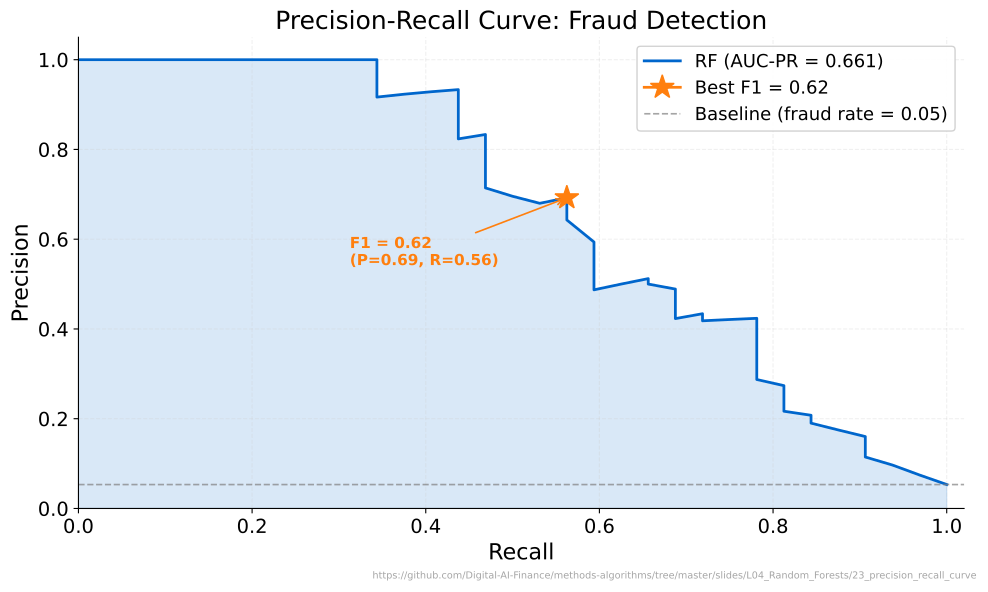

Write Python code to recreate this figure.
"""Precision-Recall Curve: Fraud Detection"""
import matplotlib.pyplot as plt
import numpy as np
from pathlib import Path
from sklearn.datasets import make_classification
from sklearn.ensemble import RandomForestClassifier
from sklearn.model_selection import train_test_split
from sklearn.metrics import precision_recall_curve, auc
import sys
sys.path.insert(0, str(Path(__file__).resolve().parents[3] / 'templates'))
from chart_style import apply_style, COLORS, MLPURPLE, MLBLUE, MLORANGE, MLGREEN, MLRED, MLLAVENDER
apply_style()

CHART_METADATA = {
    'title': 'Precision-Recall Curve: Fraud Detection',
    'description': 'PR curve for an RF classifier on imbalanced fraud detection data with AUC-PR and F1-optimal point',
    'url': 'https://github.com/Digital-AI-Finance/methods-algorithms/tree/master/slides/L04_Random_Forests/23_precision_recall_curve'
}


X, y = make_classification(n_samples=2000, n_features=10, n_informative=5,
                           n_redundant=2, weights=[0.95, 0.05],
                           random_state=42, flip_y=0.01)
X_train, X_test, y_train, y_test = train_test_split(X, y, test_size=0.3, random_state=42, stratify=y)

rf = RandomForestClassifier(n_estimators=200, class_weight='balanced', random_state=42)
rf.fit(X_train, y_train)
y_scores = rf.predict_proba(X_test)[:, 1]

precision, recall, thresholds = precision_recall_curve(y_test, y_scores)
pr_auc = auc(recall, precision)

# F1-optimal point
f1_scores = 2 * (precision[:-1] * recall[:-1]) / (precision[:-1] + recall[:-1] + 1e-10)
best_idx = np.argmax(f1_scores)
best_precision = precision[best_idx]
best_recall = recall[best_idx]
best_f1 = f1_scores[best_idx]

fraud_rate = y_test.mean()

fig, ax = plt.subplots()

ax.fill_between(recall, precision, alpha=0.15, color=MLBLUE)
ax.plot(recall, precision, color=MLBLUE, linewidth=2.0, label=f'RF (AUC-PR = {pr_auc:.3f})')

ax.plot(best_recall, best_precision, marker='*', markersize=18, color=MLORANGE, zorder=5,
        label=f'Best F1 = {best_f1:.2f}')
ax.annotate(f'F1 = {best_f1:.2f}\n(P={best_precision:.2f}, R={best_recall:.2f})',
            xy=(best_recall, best_precision),
            xytext=(best_recall - 0.25, best_precision - 0.15),
            fontsize=11, fontweight='bold', color=MLORANGE,
            arrowprops=dict(arrowstyle='->', color=MLORANGE, lw=1.2))

ax.axhline(y=fraud_rate, color='gray', linestyle='--', linewidth=1.2, alpha=0.7,
           label=f'Baseline (fraud rate = {fraud_rate:.2f})')

ax.set_xlabel('Recall')
ax.set_ylabel('Precision')
ax.set_title(CHART_METADATA['title'])
ax.set_xlim([0, 1.02])
ax.set_ylim([0, 1.05])
ax.legend(loc='upper right', framealpha=0.9)

plt.figtext(0.99, 0.01, CHART_METADATA['url'],
            fontsize=7, color='gray', ha='right', va='bottom', alpha=0.7)
plt.tight_layout()
plt.savefig(Path(__file__).parent / 'chart.pdf', dpi=300, bbox_inches='tight', facecolor='white')
plt.close()
print("Chart saved: 23_precision_recall_curve/chart.pdf")
